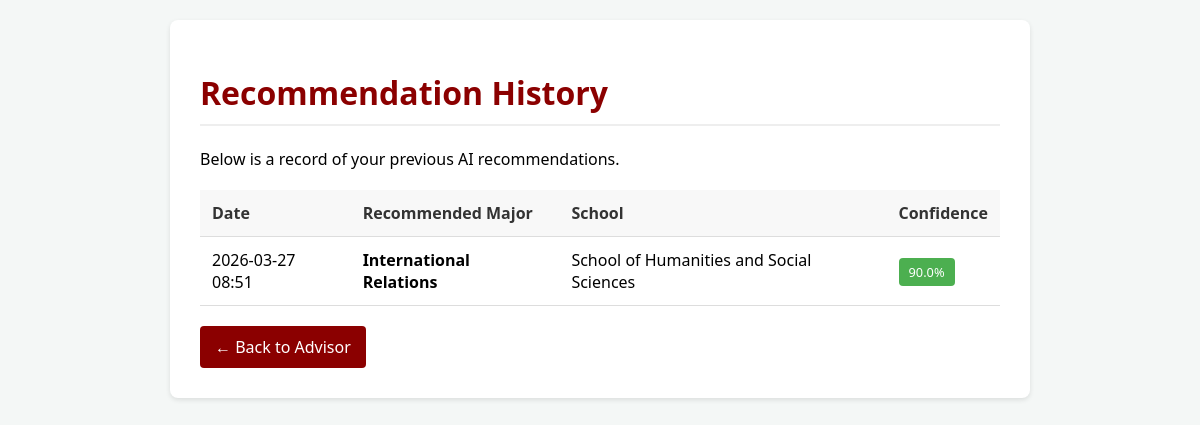
The app's page /history (signed in), older data.
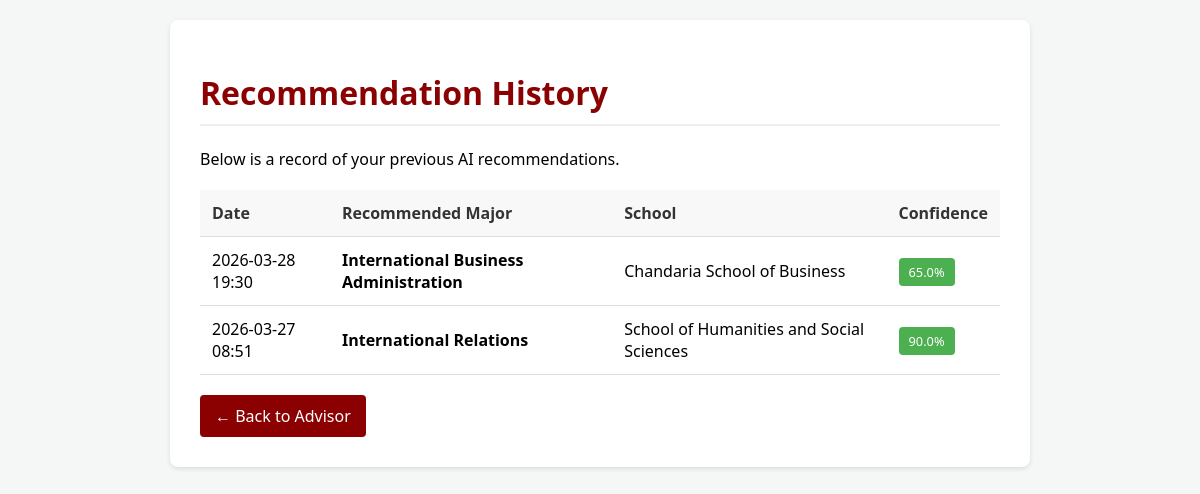
The same page, newer data.
### app.py (models this page shows)
class Result(db.Model):
    id = db.Column(db.Integer, primary_key=True)
    major = db.Column(db.String(100), nullable=False)
    school = db.Column(db.String(100), nullable=False)
    confidence = db.Column(db.Float, nullable=False)
    timestamp = db.Column(db.DateTime, nullable=False, default=datetime.utcnow)
    user_id = db.Column(db.Integer, db.ForeignKey('user.id'), nullable=False)

### app.py (the view)
@app.route('/history')
@login_required
def history():
    user_results = Result.query.filter_by(user_id=current_user.id).order_by(Result.timestamp.desc()).all()
    return render_template('history.html', results=user_results)

### app.py (called while the page is built)
@login_manager.user_loader
def load_user(user_id):
    return db.session.get(User, int(user_id))

### templates/history.html (shortened to what this page needs)
<!DOCTYPE html>
<html lang="en">
<head>
</head>
<body>
<div class="container">
    <h1>Recommendation History</h1>
    <p>Below is a record of your previous AI recommendations.</p>
    {% if results %}
        <table>
            <thead>
                <tr>
                    <th>Date</th>
                    <th>Recommended Major</th>
                    <th>School</th>
                    <th>Confidence</th>
                </tr>
            </thead>
            <tbody>
                {% for res in results %}
                <tr>
                    <td>{{ res.timestamp.strftime('%Y-%m-%d %H:%M') }}</td>
                    <td><strong>{{ res.major }}</strong></td>
                    <td>{{ res.school }}</td>
                    <td><span class="badge badge-soft">{{ res.confidence }}%</span></td>
                </tr>
                {% endfor %}
            </tbody>
        </table>
    {% else %}
        <p>No history found. <a href="{{ url_for('index') }}">Make your first recommendation</a>.</p>
    {% endif %}
    <a href="{{ url_for('index') }}" class="btn-back">← Back to Advisor</a>
</div>
</body>
</html>

Row changes from the older to the newer data that the page shows:
added Result: timestamp "2026-03-28 19:30", major "International Business Administration", school "Chandaria School of Business", confidence "65.0"
